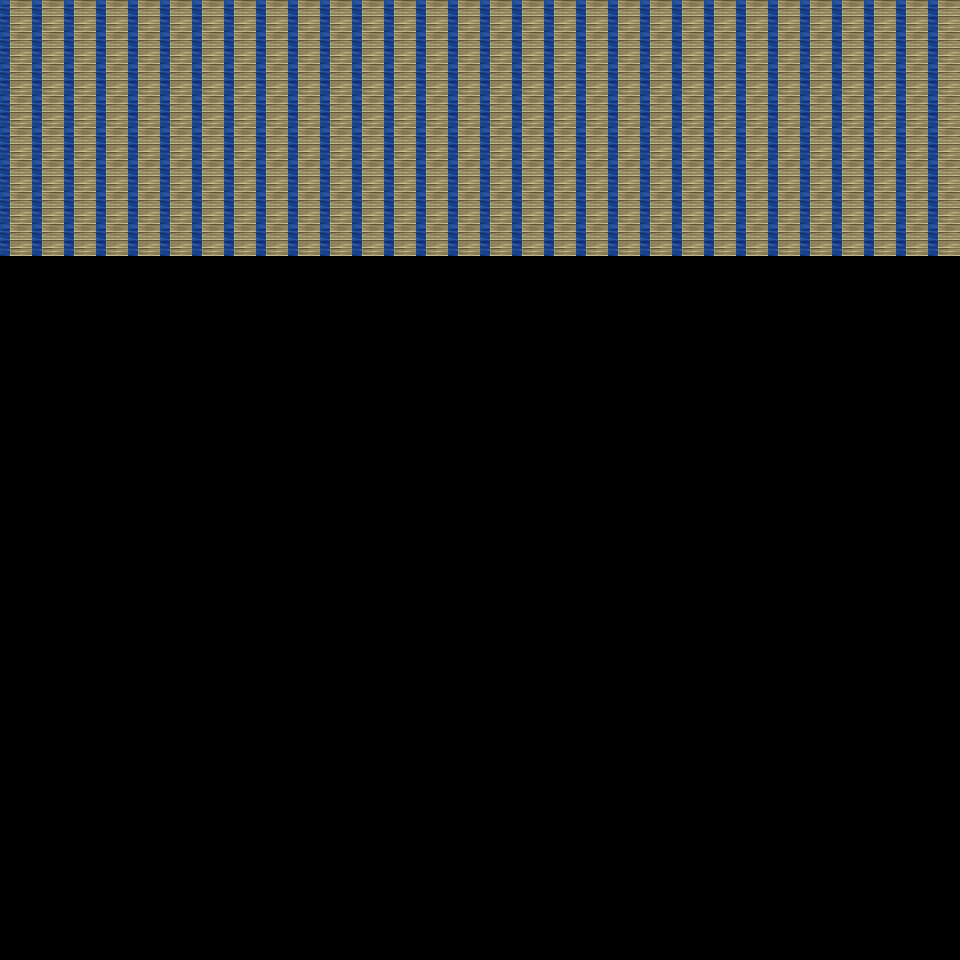

Tiled map render using the project's own tile images. Description and the map definition, with tile-layer contents summarised, below:
An orthogonal 30x30 tile map with 32x32 px tiles, 6 tile layers (Ground, Object, Object2, Above, ...), 10 tilesets and 2 objects (2x mapExit).

<map version="1.0" orientation="orthogonal" renderorder="right-down" width="30" height="30" tilewidth="32" tileheight="32" nextobjectid="3">
  <tileset firstgid="1" name="tileset_object_boardwalk" tilewidth="32" tileheight="32" tilecount="36" columns="6">
    <image source="../drawable/tileset_object_boardwalk.png" width="192" height="192" />
  </tileset>
  <tileset firstgid="37" name="tileset_item_weapon_cannon" tilewidth="32" tileheight="32" tilecount="12" columns="3">
    <image source="../drawable/tileset_item_weapon_cannon.png" width="96" height="128" />
  </tileset>
  <tileset firstgid="49" name="tileset_logic_collision" tilewidth="32" tileheight="32" tilecount="1" columns="1">
    <image source="../drawable/tileset_logic_collision.png" width="32" height="32" />
  </tileset>
  <tileset firstgid="50" name="tileset_item_banners_flag" tilewidth="32" tileheight="32" tilecount="12" columns="3">
    <image source="../drawable/tileset_item_banners_flag.png" width="96" height="128" />
  </tileset>
  <tileset firstgid="62" name="tileset_item_flagpole" tilewidth="32" tileheight="32" tilecount="3" columns="1">
    <image source="../drawable/tileset_item_flagpole.png" width="32" height="96" />
  </tileset>
  <tileset firstgid="65" name="tileset_ground_ground" tilewidth="32" tileheight="32" tilecount="33" columns="3">
    <image source="../drawable/tileset_ground_ground.png" width="96" height="352" />
  </tileset>
  <tileset firstgid="98" name="tileset_item_ropes" tilewidth="32" tileheight="32" tilecount="4" columns="2">
    <image source="../drawable/tileset_item_ropes.png" width="64" height="64" />
  </tileset>
  <tileset firstgid="102" name="tileset_object_row_boat" tilewidth="32" tileheight="32" tilecount="30" columns="6">
    <image source="../drawable/tileset_object_row_boat.png" width="192" height="160" />
  </tileset>
  <tileset firstgid="132" name="tileset_object_ship" tilewidth="32" tileheight="32" tilecount="368" columns="16">
    <image source="../drawable/tileset_object_ship.png" width="512" height="736" />
  </tileset>
  <tileset firstgid="500" name="tileset_building_stairs_wooden_ns" tilewidth="32" tileheight="32" tilecount="105" columns="7">
    <image source="../drawable/tileset_building_stairs_wooden_ns.png" width="224" height="480" />
  </tileset>
  <layer name="Ground" width="30" height="30">
    <data>[900 cells, 240 non-empty, 1 distinct tile ids]</data>
  </layer>
  <layer name="Object" width="30" height="30">
    <data>[900 cells, 0 non-empty, 0 distinct tile ids]</data>
  </layer>
  <layer name="Object2" width="30" height="30">
    <data>[900 cells, 0 non-empty, 0 distinct tile ids]</data>
  </layer>
  <layer name="Above" width="30" height="30">
    <data>[900 cells, 0 non-empty, 0 distinct tile ids]</data>
  </layer>
  <layer name="Above2" width="30" height="30">
    <data>[900 cells, 0 non-empty, 0 distinct tile ids]</data>
  </layer>
  <layer name="Walkable" width="30" height="30">
    <data>[900 cells, 240 non-empty, 1 distinct tile ids]</data>
  </layer>
  <objectgroup name="MapEvents">
    <object id="1" name="west" type="mapExit" x="0" y="256" width="32" height="704">
      <properties>
        <property name="map" value="level_0_x258_y46" />
        <property name="x" value="28" />
        <property name="y" value="8" />
      </properties>
    </object>
    <object id="2" name="east" type="mapExit" x="928" y="256" width="32" height="704">
      <properties>
        <property name="map" value="level_0_x260_y46" />
        <property name="x" value="1" />
        <property name="y" value="8" />
      </properties>
    </object>
  </objectgroup>
</map>
